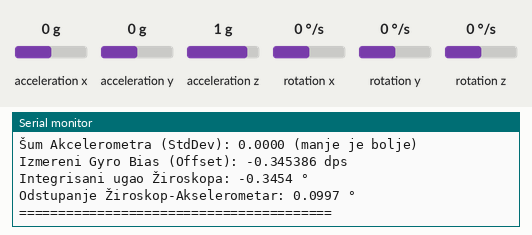
This sketch was run on a simulated ESP32. On the bench: the last lines printed to the serial monitor. Wiring (inferred from the names in the program): MPU-6050 motion sensor at I2C address 0x68. The test bench sets the inputs (shaded band); at power-on: acceleration x 0 g, acceleration y 0 g, acceleration z 1 g, rotation y 0 °/s, rotation x 0 °/s, rotation z 0 °/s.

Above: at 3.2 s.
3.3 s: acceleration x set to -1.4 g
At 4.6 s:
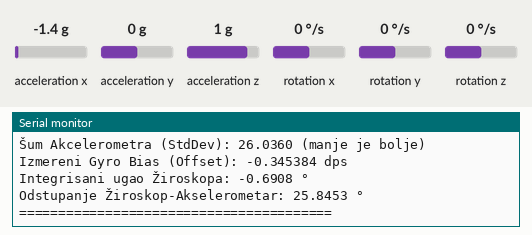
4.8 s: acceleration y set to -1.4 g
At 5.8 s:
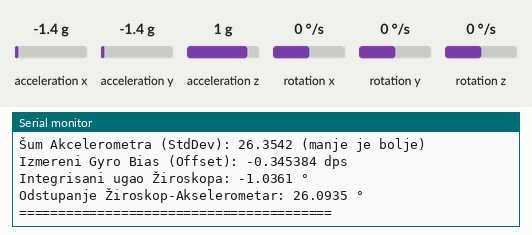
6.3 s: acceleration z set to -1.4 g
At 7.4 s:
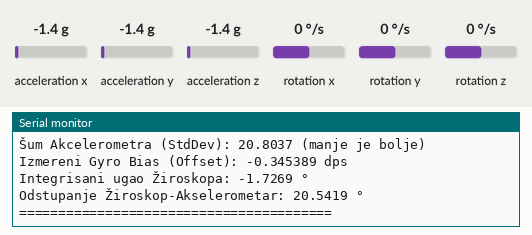
7.8 s: rotation y set to -192 °/s
At 8.8 s:
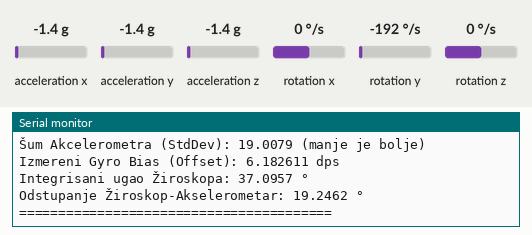
Timing chart, 0 to 10.3 s (numbered marks = the images above; inputs shaded):
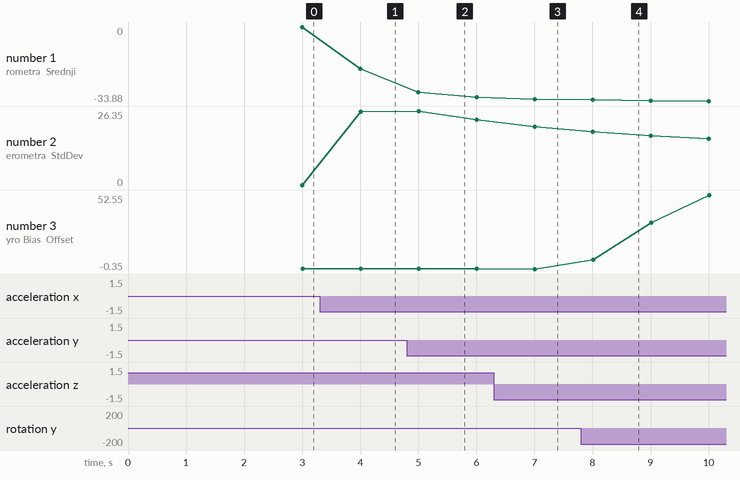

The sketch:

IMU_Calibration_V2.ino
```cpp
#include <Wire.h>

#define MPU 0x68
#define T 0.004  // 250 Hz (Vreme uzorkovanja u sekundama)

unsigned long last_time = 0;

// RAW DATA
float gy;
float ax, ay, az;

// ANGLES
float accel_angle = 0;
float gyro_angle = 0;

// BIAS (Ovo prepisuješ iz rezultata kalibracije)
float gyro_bias = 0.0;

// STATS variables
float accel_avg = 0;
float M2_accel = 0; // Za tačan proračun varijanse

float gyro_avg = 0;

float fusion_error_sum = 0;
float fusion_error_sq = 0;

int samples = 0;

void setup() {
  Serial.begin(115200);
  Wire.begin(21, 22);

  // Wake MPU6050
  Wire.beginTransmission(MPU);
  Wire.write(0x6B);
  Wire.write(0x00);
  Wire.endTransmission();

  // Gyro ±500 dps
  Wire.beginTransmission(MPU);
  Wire.write(0x1B);
  Wire.write(0x08);
  Wire.endTransmission();

  // Accel ±8g
  Wire.beginTransmission(MPU);
  Wire.write(0x1C);
  Wire.write(0x10);
  Wire.endTransmission();

  Serial.println("IMU kalibracija i testiranje započeti...");
  delay(2000);

  last_time = micros();
}

void readIMU() {
  // ===== ČITANJE SVIH PODATAKA ODJEDNOM (Mnogo brže i sinhronizovano) =====
  Wire.beginTransmission(MPU);
  Wire.write(0x3B); // Počinjemo od ACCEL_XOUT_H
  Wire.endTransmission();

  // Tražimo 14 bajtova (6 za Accel, 2 za Temp, 6 za Gyro)
  Wire.requestFrom(MPU, 14);

  int16_t axr = Wire.read() << 8 | Wire.read();
  int16_t ayr = Wire.read() << 8 | Wire.read();
  int16_t azr = Wire.read() << 8 | Wire.read();

  int16_t temp = Wire.read() << 8 | Wire.read(); // Preskačemo temperaturu

  int16_t gxr = Wire.read() << 8 | Wire.read();
  int16_t gyr = Wire.read() << 8 | Wire.read();
  int16_t gzr = Wire.read() << 8 | Wire.read();

  // Konverzija u G-jedinice (±8g skala -> delimo sa 4096.0)
  ax = axr / 4096.0;
  ay = ayr / 4096.0;
  az = azr / 4096.0;

  // !!! PAŽNJA: Proveri ovde koja ti je osa žiroskopa prava za nagib !!!
  // Ako robot balansira napred-nazad, a senzor je uspravan, rotacija je obično oko Z ose (gzr) ili Y ose (gyr)
  // Za sada ostavljamo GYRO_Y (gyr), ali ako integrisani ugao "ne prati" akcelerometar, promeni ovde u gzr
  gy = -gyr / 65.5 -0.3453865;

  // ===== TVOJA TRIGONOMETRIJSKA FORMULA =====
  // Koristi ax kao glavnu vertikalnu osu, a ay i az za kompenzaciju bočnog nagiba
  accel_angle = atan2(ax, sqrt(ay * ay + az * az)) * 180.0 / PI;

  // Opciono: Ako ti uspravno i dalje daje npr. 90 stepeni, otkomentariši liniju ispod da ga resetuješ na 0:
  // accel_angle -= 90.0;
}

void loop() {

  if (micros() - last_time >= T * 1000000) {
    last_time += T * 1000000;

    readIMU();

    // Integracija žiroskopa (brzina * vreme)
    gyro_angle += (gy - gyro_bias) * T;

    samples++;

    // Welford-ov algoritam za tačnu running varijansu i srednju vrednost akcelerometra
    float delta = accel_angle - accel_avg;
    accel_avg += delta / samples;
    float delta2 = accel_angle - accel_avg;
    M2_accel += delta * delta2;

    // Srednja vrednost žiroskopa (odlično za pronalaženje pravog biasa/offseta)
    gyro_avg += gy;

    // Razlika između žiroskopa i akcelerometra (merenje drifta)
    float fusion_error = gyro_angle - accel_angle;
    fusion_error_sum += fusion_error;
    fusion_error_sq += fusion_error * fusion_error;

    // Na svakih 250 uzoraka (tačno 1 sekunda) izbaci statistiku na Serial Monitor
    if (samples % 250 == 0) {

      float accel_std = sqrt(M2_accel / (samples - 1)); // Standardna devijacija šuma akcelerometra

      float gyro_drift = gyro_avg / samples; // Ovo je tvoj stvarni Gyro Bias!

      float fusion_mean = fusion_error_sum / samples;
      float fusion_std = sqrt(fusion_error_sq / samples - fusion_mean * fusion_mean);

      Serial.println("===== IMU STATISTIKA I KALIBRACIJA =====");
      Serial.print("Ugao Akcelerometra (Srednji): "); Serial.print(accel_avg, 4); Serial.println(" °");
      Serial.print("Šum Akcelerometra (StdDev): "); Serial.print(accel_std, 4); Serial.println(" (manje je bolje)");
      Serial.print("Izmereni Gyro Bias (Offset): "); Serial.print(gyro_drift, 6); Serial.println(" dps");
      Serial.print("Integrisani ugao Žiroskopa: "); Serial.print(gyro_angle, 4); Serial.println(" °");
      Serial.print("Odstupanje Žiroskop-Akselerometar: "); Serial.print(fusion_std, 4); Serial.println(" °");
      Serial.println("========================================");
    }
  }
}
```

Measured:
- after the input at 3.3 s, the serial monitor: prints a new line after 0.70 s (image 1)
- after the input at 4.8 s, the serial monitor: prints a new line after 0.20 s (image 2)
- after the input at 6.3 s, the serial monitor: prints a new line after 0.70 s (image 3)
- after the input at 7.8 s, the serial monitor: prints a new line after 0.21 s (image 4)
- plotted number 1: 0 → -19.17 after the input at 3.3 s, -19.17 → -32.2 after the input at 4.8 s, -32.2 → -33.04 after the input at 6.3 s
- plotted number 2: 0 → 26.04 after the input at 3.3 s, 26.04 → 23.17 after the input at 4.8 s, 23.17 → 20.8 after the input at 6.3 s
- plotted number 3: -0.35 → 52.55 after the input at 7.8 s
